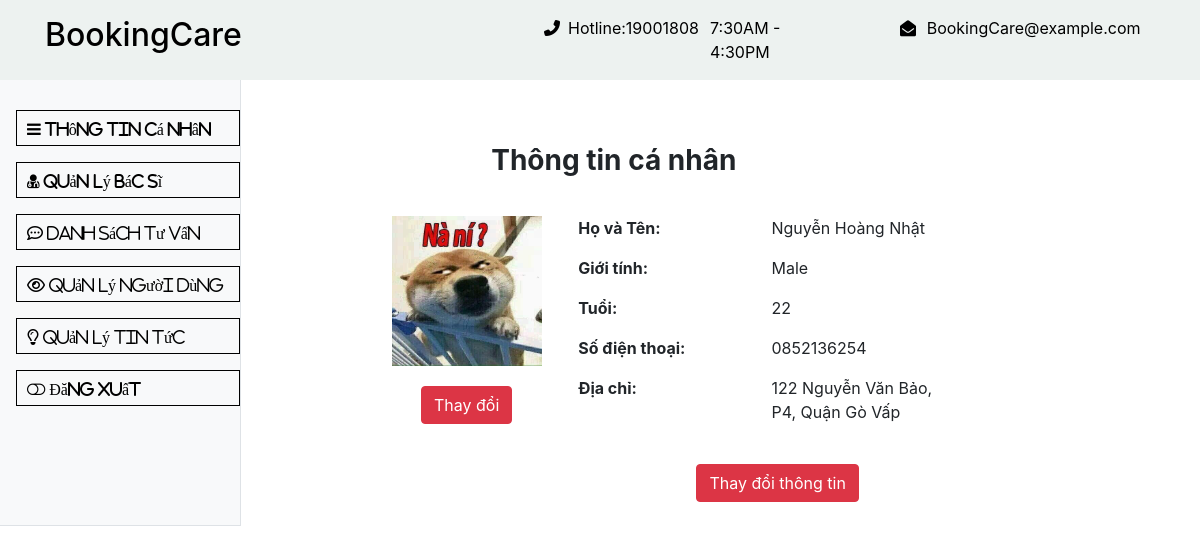
Page /director/info_director.php (signed in) on the committed database.
### tables this page shows
CREATE TABLE `director` (
  `id_director` int(11) NOT NULL,
  `username` varchar(255) NOT NULL,
  `password` varchar(255) NOT NULL,
  `fullname` varchar(255) NOT NULL,
  `age` int(11) NOT NULL,
  `gioitinh` varchar(255) NOT NULL,
  `address` varchar(255) NOT NULL,
  `sdt` varchar(255) NOT NULL,
  `email` varchar(255) NOT NULL,
  `image` varchar(255) NOT NULL,
  `created_at` datetime NOT NULL DEFAULT current_timestamp()
);

### director/controller-dr/source-dr.php (called while the page is built, shortened)
<?php
class Mclass_dr{
	function connDB(){
			$conn = mysqli_connect("localhost", "root", '', "bookingcare_cnm");
			$conn -> set_charset("utf8");
			if(!$conn):
				echo 'Lỗi không kết nối'.mysqli_error();
			else:
				return $conn;
			endif;
		}
	function show_info_director($id_director){
			$conn = $this->connDB();
			$sql = "select * from director where id_director = '$id_director'";
			$result = mysqli_query($conn ,$sql);
			$director = mysqli_fetch_assoc($result);
			return $director;
		}
}
?>

### director/info_director.php (the view, shortened to what this page needs)
<?php
include './controller-dr/source-dr.php';
$p = new Mclass_dr;
$director = $p->show_info_director($_COOKIE['id_director']);
?>
<?php
include './view-dr/header.php';
include './view-dr/sidebar_start.php';
?>
<br>
<br>
<h3 style="margin-left: 250px;"><b>Thông tin cá nhân</b></h3>
<div class="container" style=" padding-top:30px; margin-left: 150px;">
	<div class="row">
          <div class="col-2"></div>
          <div class="col-3 text-center" style="margin-left:-150px;">
            <img src="./view-dr/image/anh_dai_dien/<?php echo $director['image'] == true ? $director['image'] :'demo_avatar.jpeg';?>" width="150px" height="150px">
            <button class="btn btn-danger" style="margin-top: 20px;"><a href ="#" data-toggle="modal" data-target="#change_image" style="color: white;">Thay đổi</a></button>
          </div>
          <?php if($director): ?>
          <div class="col-3"">
            <p class="font-weight-bolder">Họ và Tên:</p>
            <p class="font-weight-bolder">Giới tính:</p>
            <p class="font-weight-bolder">Tuổi:</p>
            <p class="font-weight-bolder">Số điện thoại:</p>
            <p class="font-weight-bolder">Địa chỉ:</p>
          </div>
          <div class="col-3" style="width:300px;">
            <p><?php echo $director['fullname']; ?></p>
            <p><?php echo $director['gioitinh'] == false ? 'Chưa cung cấp': $director['gioitinh']; ?></p>
            <p><?php echo $director['age'] == false ? 'Chưa cung cấp': $director['age']; ?></p>
            <p><?php echo $director['sdt']; ?></p>
            <p><?php echo $director['address']; ?></p>
          </div>
          <?php endif;?>
        </div>
        <div class="row m-4">
          <div class="col text-center"><button class="btn btn-danger" data-toggle="modal" data-target="#modalUpdate">Thay đổi thông tin</button></div>
        </div>
</div>
<?php
include './view-dr/sidebar_end.php';
?>

### rows in the picture
director: image (picture), fullname "Nguyễn Hoàng Nhật", gioitinh "Male", age "22", sdt "0852136254", address "122 Nguyễn Văn Bảo, P4, Quận Gò Vấp"
